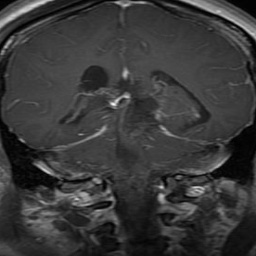
#> input picture dataset/Training/glioma/Tr-gl_0028.jpg, 256 x 256 px; its folder holds 3 pictures in this run
$ python preprocessing.py
#> lines starting #> are read from the running program, lines starting #| are printed output that depends on the picture; after the words box and inside, x2 and y2 are one past the last pixel; in counts of white or black regions, pixels touching at a corner belong together; pictures that were not available may be replaced by others from this repository, and a replacement may not be noted
#> further down, image is the input picture: shape (256, 256, 3); min 0, max 250, mean 57.1
import os

import cv2
import imutils
import numpy as np
from tqdm import tqdm


def crop_img(img):
    """
    Finds the extreme points on the image and crops the rectangular out of them
    """
    gray = cv2.cvtColor(img, cv2.COLOR_RGB2GRAY)
    gray = cv2.GaussianBlur(gray, (3, 3), 0)

    # threshold the image, then perform a series of erosions +
    # dilations to remove any small regions of noise
    thresh = cv2.threshold(gray, 45, 255, cv2.THRESH_BINARY)[1]
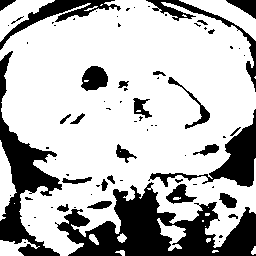
#> thresh: shape (256, 256); 72.6% white; 75 black regions (47 under 20 px), largest, box (x1, y1, x2, y2) and area: (55, 182, 256, 256) 7090, (0, 51, 62, 256) 3700, (148, 109, 256, 187) 1939
    thresh = cv2.erode(thresh, None, iterations=2)
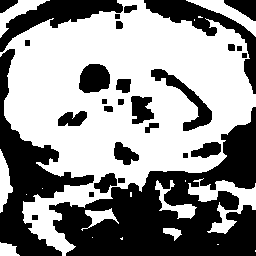
#> thresh: shape (256, 256); 56.8% white; 29 black regions, largest, box (x1, y1, x2, y2) and area: (49, 107, 256, 256) 13677, (0, 49, 94, 256) 5585, (0, 0, 123, 52) 2189
    thresh = cv2.dilate(thresh, None, iterations=2)
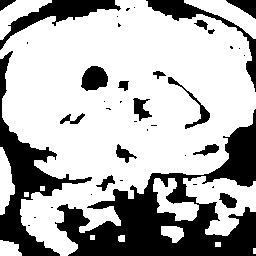
#> thresh: shape (256, 256); 69.6% white; 40 black regions (22 under 20 px)

    # find contours in thresholded image, then grab the largest one
    cnts = cv2.findContours(thresh.copy(), cv2.RETR_EXTERNAL, cv2.CHAIN_APPROX_SIMPLE)
#> cnts = 14 contours, 4 with area under 20; largest, box (x1, y1, x2, y2) and area: (0, 0, 256, 256) 40396, (183, 176, 256, 236) 2258, (184, 0, 256, 39) 948, (153, 178, 199, 221) 852, (0, 0, 52, 40) 742
    cnts = imutils.grab_contours(cnts)
    c = max(cnts, key=cv2.contourArea)
#> c = contour of 577 points, box (x1, y1, x2, y2) (0, 0, 256, 256), area 40396

    # find the extreme points
    extLeft = tuple(c[c[:, :, 0].argmin()][0])
#> extLeft = (0, 50)
    extRight = tuple(c[c[:, :, 0].argmax()][0])
#> extRight = (255, 108)
    extTop = tuple(c[c[:, :, 1].argmin()][0])
#> extTop = (115, 0)
    extBot = tuple(c[c[:, :, 1].argmax()][0])
#> extBot = (60, 255)
    ADD_PIXELS = 0
    new_img = img[
        extTop[1] - ADD_PIXELS : extBot[1] + ADD_PIXELS,
        extLeft[0] - ADD_PIXELS : extRight[0] + ADD_PIXELS,
    ].copy()
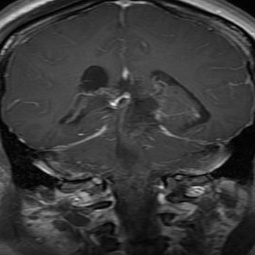
#> new_img: shape (255, 255, 3); min 0, max 250, mean 57.3

    return new_img


if __name__ == "__main__":
    training = "dataset/Training"
    testing = "dataset/Testing"
    training_dir = os.listdir(training)
    testing_dir = os.listdir(testing)
    IMG_SIZE = 256

    for dir in training_dir:
        save_path = "cleaned/Training/" + dir
        path = os.path.join(training, dir)
        image_dir = os.listdir(path)
        for img in image_dir:
            image = cv2.imread(os.path.join(path, img))
            new_img = crop_img(image)
            new_img = cv2.resize(new_img, (IMG_SIZE, IMG_SIZE))
#> new_img: shape (256, 256, 3)
            if not os.path.exists(save_path):
                os.makedirs(save_path)
            cv2.imwrite(save_path + "/" + img, new_img)
#> pass 2 of the loop `for dir in training_dir:`:
#> save_path = 'cleaned/Training/meningioma'
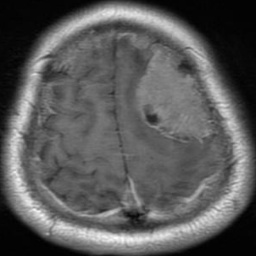
#> input picture dataset/Training/meningioma/Tr-me_0046.jpg, 256 x 256 px
#> image is the input picture: shape (256, 256, 3); min 0, max 251, mean 89.2
#> in crop_img (call 4), `thresh = cv2.threshold(gray, 45, 255, cv2.THRESH_BINARY)[1]`:
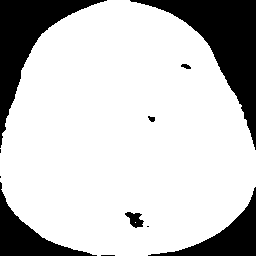
#> thresh: shape (256, 256); 77.9% white; 11 black regions (4 under 20 px), largest, box (x1, y1, x2, y2) and area: (130, 0, 256, 150) 5668, (0, 0, 107, 148) 4294, (148, 187, 256, 256) 2138
#> in crop_img (call 4), `new_img = img[ extTop[1] - ADD_PIXELS : extBot[1] + ADD_PIXELS, extLef..`:
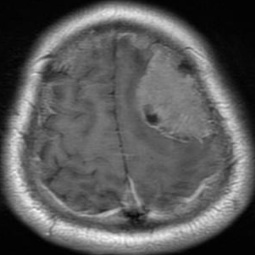
#> new_img: shape (255, 255, 3); min 0, max 251, mean 89.8

    for dir in testing_dir:
        save_path = "cleaned/Testing/" + dir
        path = os.path.join(testing, dir)
        image_dir = os.listdir(path)
        for img in image_dir:
            image = cv2.imread(os.path.join(path, img))
            new_img = crop_img(image)
            new_img = cv2.resize(new_img, (IMG_SIZE, IMG_SIZE))
            if not os.path.exists(save_path):
                os.makedirs(save_path)
            cv2.imwrite(save_path + "/" + img, new_img)
